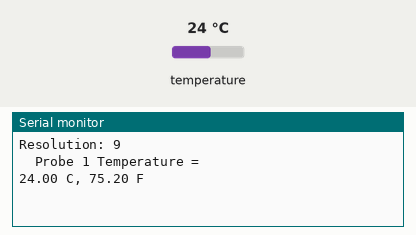
Simulated run of this sketch. Board: Particle Photon. Shown: the last lines printed to the serial monitor. The inputs (shaded band) are chosen by the test bench; at power-on: temperature 24 °C.

Above: at 1.2 s.
1.3 s: temperature set to 12 °C
At 2.7 s:
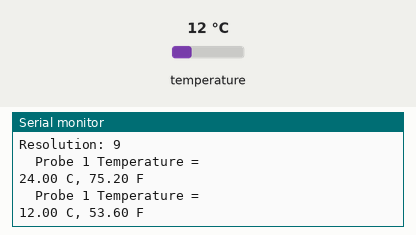
2.8 s: temperature set to 19 °C
At 6.0 s:
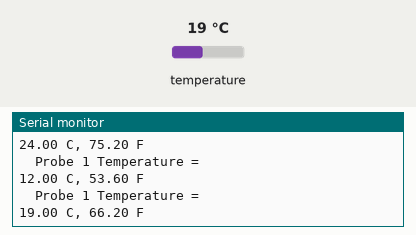
Timing chart, 0 to 7.5 s (numbered marks = the images above; inputs shaded):
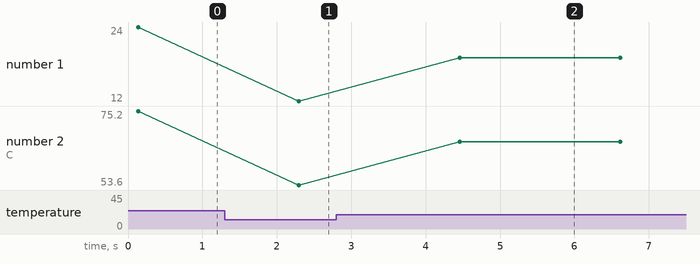

The sketch:

dallas-thermocouple-debug.ino
```cpp
// This #include statement was automatically added by the Particle IDE.
#include "DallasTemperature.h"

// This #include statement was automatically added by the Particle IDE.
#include <OneWire.h>

DallasTemperature dallas(new OneWire(D3));

void setup() {
    Serial.begin(9600);
    dallas.begin();
    dallas.setResolution(9);
    Serial.println("Resolution: "+String(dallas.getResolution()));
}

float c1, f1, c2, f2;

void loop() {

    // get temps
    digitalWrite(D7, HIGH);
    dallas.requestTemperatures();
    digitalWrite(D7, LOW);
//    delay(1000);
    c1 = dallas.getTempCByIndex(0);
//    c2 = dallas.getTempCByIndex(1);

    //digitalWrite(D7, HIGH);
    //dallas.requestTemperatures();
    //digitalWrite(D7, LOW);
    //delay(1000);
    f1 = dallas.getTempFByIndex(0);
//    f2 = dallas.getTempFByIndex(1);


    Serial.println("  Probe 1 Temperature = ");
    Serial.println(String(c1)+" C, "+String(f1)+" F\n");
//    Serial.println("  Probe 2 Temperature = ");
//    Serial.println(String(c2)+" C, "+String(f2)+" F\n");
    Particle.publish("F1", String(f1));
    delay(1000);
    Particle.publish("C1", String(c1));
    delay(1000);
//    Particle.publish("F2", String(f2));
//    delay(1000);
//    Particle.publish("C2", String(c2));
}
```

Measured:
- after the input at 1.3 s, the serial monitor: prints a new line after 1.0 s (image 1)
- after the input at 2.8 s, the serial monitor: prints a new line after 1.7 s (image 2)
- plotted number 1: 24 → 12 after the input at 1.3 s, 12 → 19 after the input at 2.8 s
- plotted number 2: 75.2 → 53.6 after the input at 1.3 s, 53.6 → 66.2 after the input at 2.8 s
